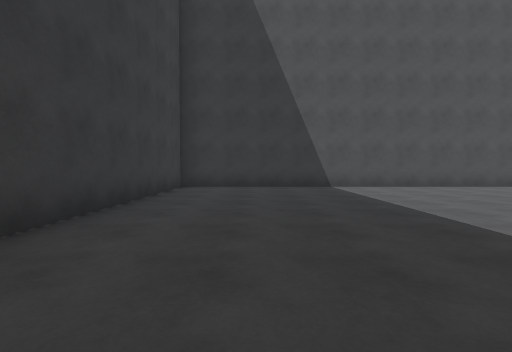
View 1 (above)

24 first-person views from a walk through a 3-D level made in the Unity game engine. The camera is 1.2 m above the floor, tilts 2° down and sees 85° across. The floor is counted in squares, 2 m on a side. Each view is taken from the middle of a square. On the plan, view 1 faces up. The plan holds only what a view shows up to about 9 squares ahead; the rest is blank. The place goes on beyond the plan. The player character is not drawn. Surface patterns are stand-ins for the level's own textures.

View 2
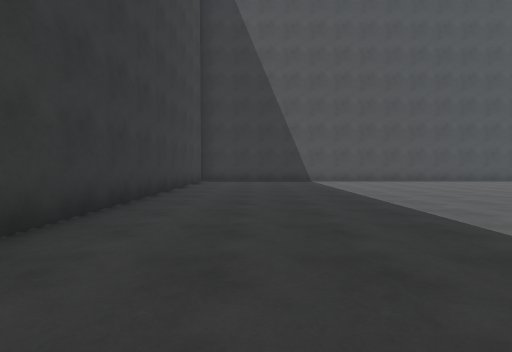

View 3
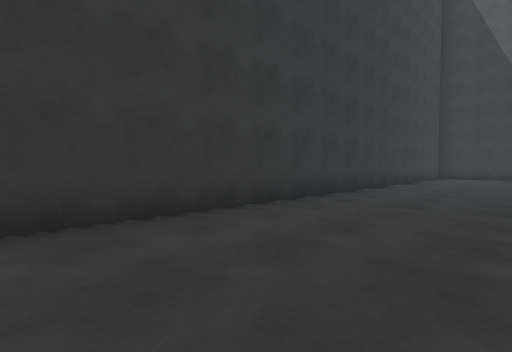

View 4
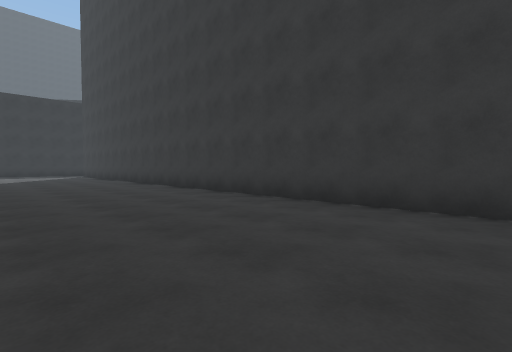

View 5
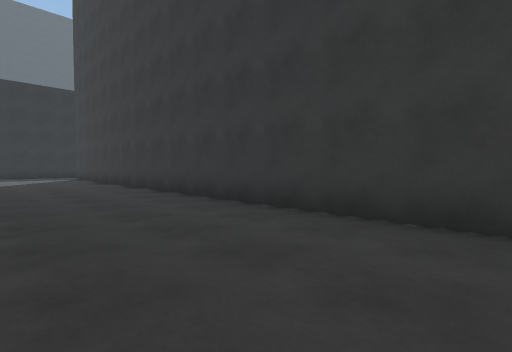

View 6
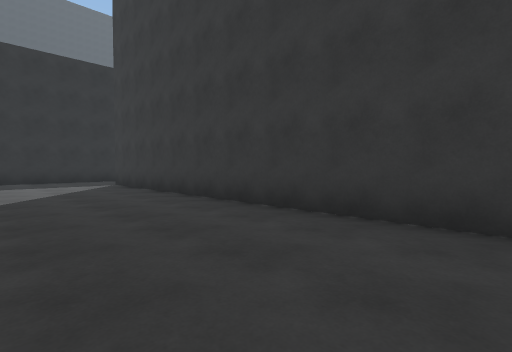

View 7
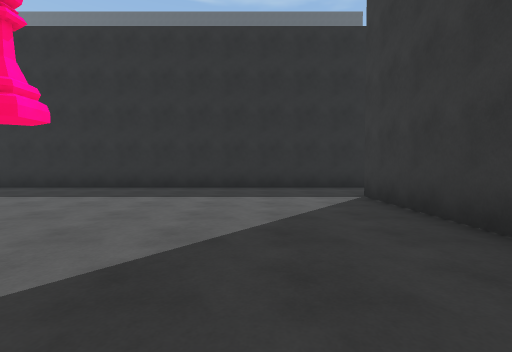

View 8
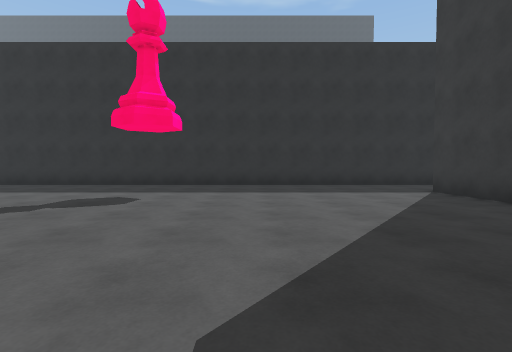

View 9
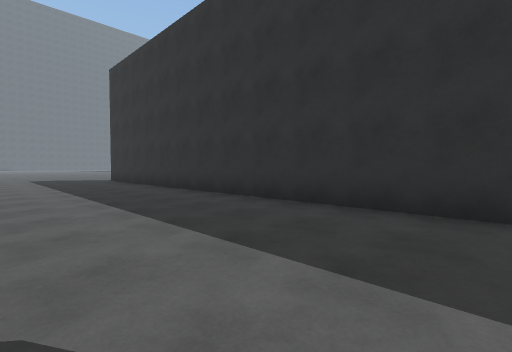

View 10
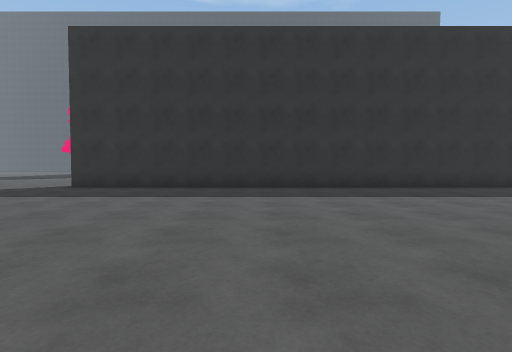

View 11
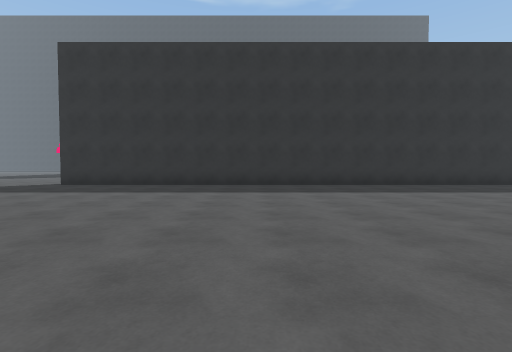

View 12
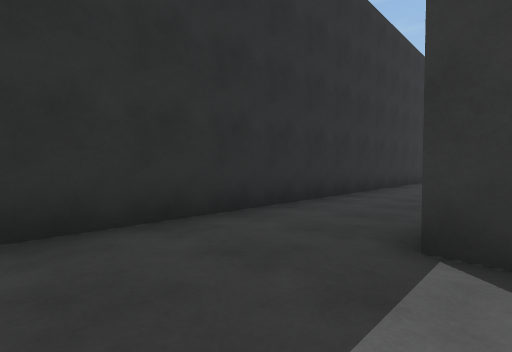

View 13
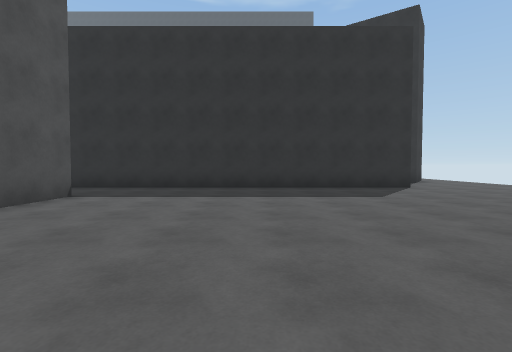

View 14
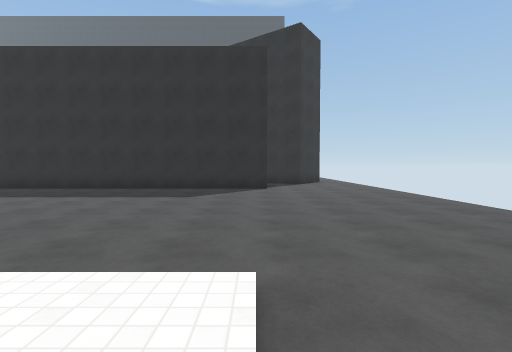

View 15
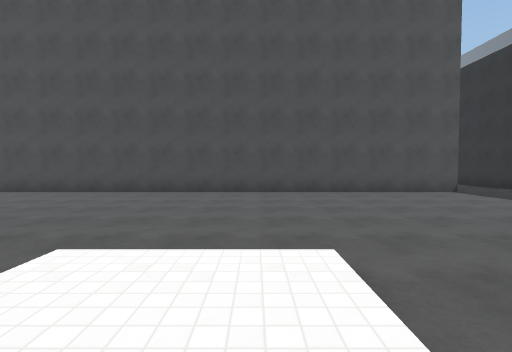

View 16
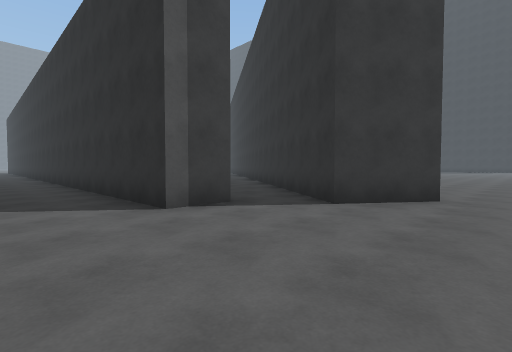

View 17
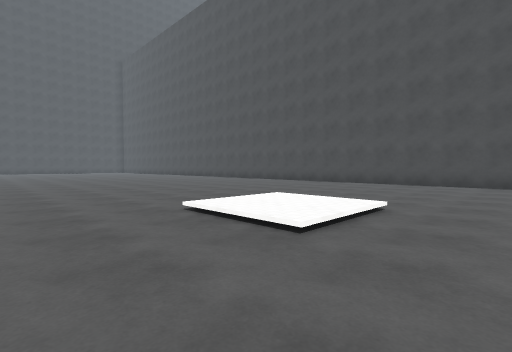

View 18
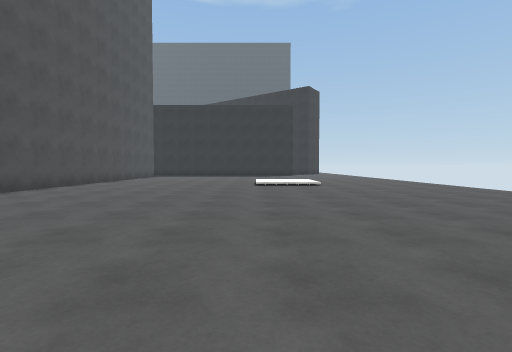

View 19
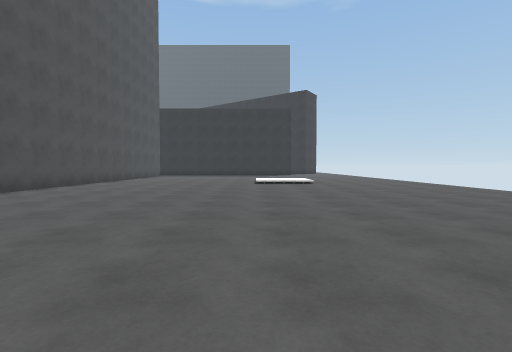

View 20
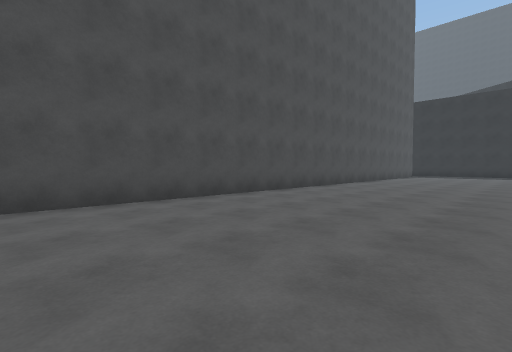

View 21
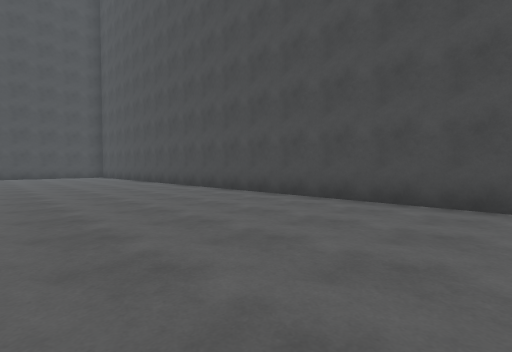

View 22
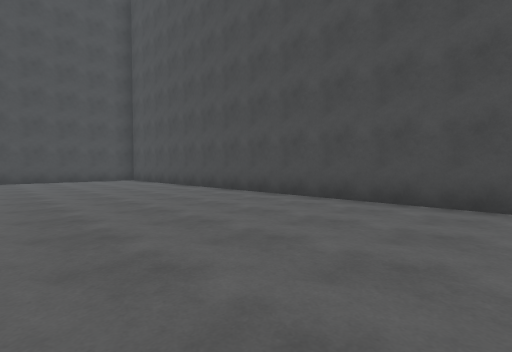

View 23
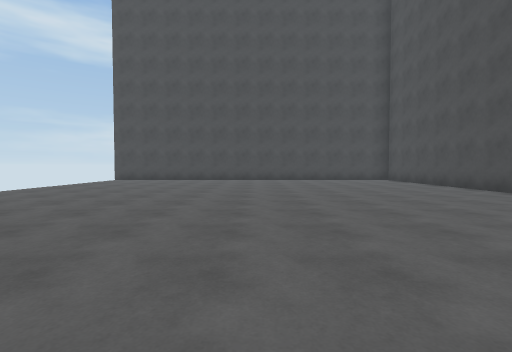

View 24
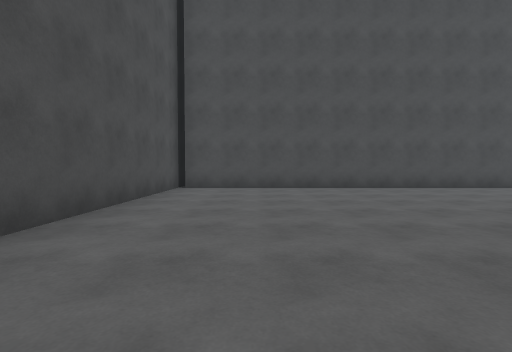

### Floor plan
Points are (right, up) in squares from view 1. A wall is a line through its corners. A room is listed if a view was taken in it or the views show most of it. See-through windows are left out.
Room 1 (views 1, 2, 3, 4, 5, 6, 7, 8, 9, 10, 11, 12)
walls: (7.5, 8.2) (-3, 8.2); (-2.2, 8) (-2.2, -22.6); (-3.4, -24.9) (15.5, -24.9)
ways out: opening at (-3, -23.5) to room 2
Room 2 (views 13, 14, 15, 16, 17, 18, 19, 20, 21, 22, 23, 24)
walls: (-3.3, -22.6) (-3.3, 8); (-11.4, -26.1) (-11.4, -24.9) (-3.4, -24.9); (-3, 8.2) (-8.8, 8.2); (-13.9, -28.6) (-12.7, -27) (-11.7, -27.7)
ways out: opening at (-3, -23.5) to room 1; opening at (-14.5, -29); opening at (-11, -27)

Positions as (right, up) in squares from view 1, and headings:
1: (0, 0), facing up
2: (0, -3), facing up
3: (1, -7), facing up-left
4: (2, -5), facing down-left
5: (1, -8), facing down-left
6: (1, -13), facing down-left
7: (0, -17), facing down
8: (2, -16), facing down
9: (4, -21), facing down-right
10: (11, -17), facing down
11: (10, -16), facing down
12: (0, -22), facing down-left
13: (-7, -17), facing down
14: (-11, -16), facing down
15: (-11, -17), facing right
16: (-15, -23), facing down-right
17: (-13, -19), facing up-right
18: (-9, -7), facing down
19: (-9, -6), facing down
20: (-8, -6), facing down-right
21: (-8, -8), facing up-right
22: (-8, -4), facing up-right
23: (-9, -4), facing up
24: (-11, 6), facing right
